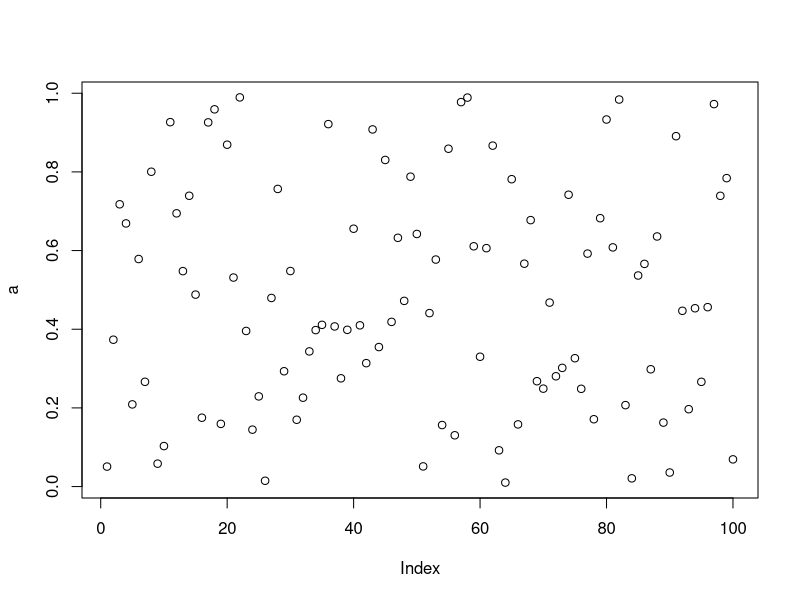

This figure's R source:
df1<-runif(1:100, min=0, max=100)
data.frame (df1)
a<-runif(1:100)
data.frame(a)
df2<-cbind.data.frame(df1,a)
df2
plot(a)
